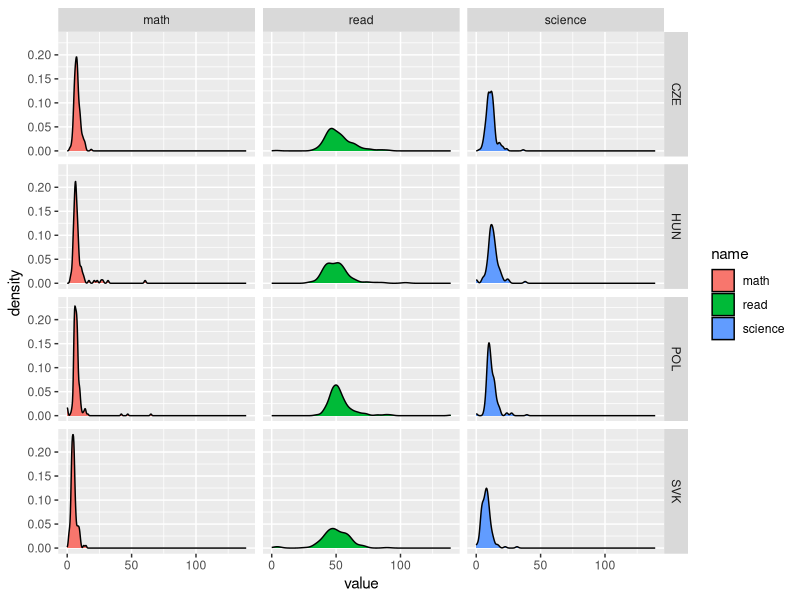
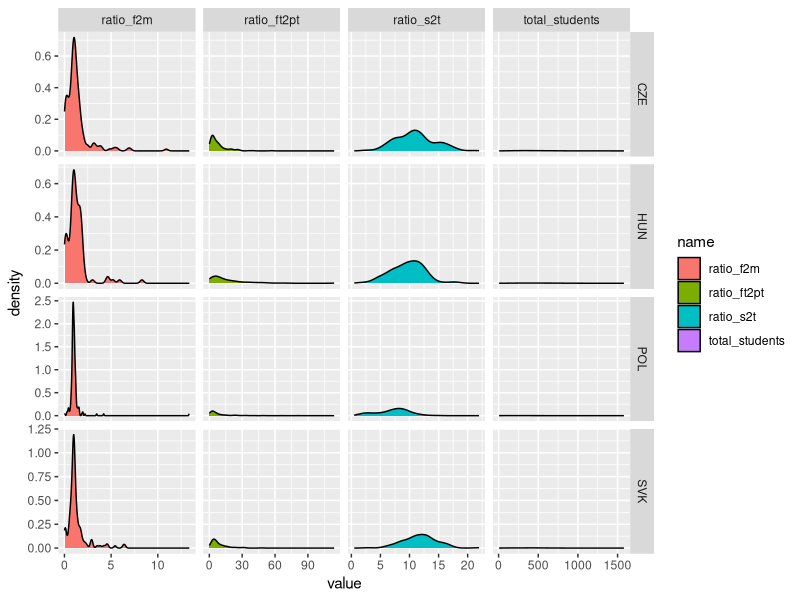

Write the R code that produced these figures, in order.
## ---- chunk 1

library(tidyverse)
library(kableExtra)

data <- read_csv("../../data_ready/data_ready.csv") %>% 
  # read_csv(file = "data_ready/data_ready.csv") %>% 
  mutate(
    across(
      everything(), 
      function(x){
        ifelse(is.infinite(x) == T, NA, x)
      }
    )
  ) %>% 
  na.omit() %>% 
  select(- ends_with("cog"))

## ---- chunk 2
data %>% 
  group_by(CNT) %>% 
  count() %>% 
  kableExtra::kable(format = "latex")

## ---- chunk 3

data %>% 
  select(-CNTSCHID) %>% 
  pivot_longer(2:25) %>% 
  group_by(CNT, name) %>% 
  summarise(
    mean = mean(value, na.rm = T),
    median = median(value, na.rm = T),
    min = min(value, na.rm = T),
    max = max(value, na.rm = T)
    ) %>% 
  ungroup() %>% 
  pivot_longer(mean:max, names_to = "metric", values_to = 'value') %>% 
  unite("speci", c("CNT", "metric")) %>% 
  pivot_wider(names_from = "speci", values_from = "value") %>% 
  kable(booktabs = T) %>% 
    add_header_above(
      c("Country"=1, "Czech Republic"=4, "Hungary"=4, "Poland"=4, "Slovak Republic"=4)
    ) %>% 
    kable_styling(
      latex_options = "scale_down"
    )
    


## ---- chunk 4

data %>% 
  select(
    CNT, 
    CNTSCHID, 
    starts_with('avg'),
    starts_with('med')
  ) %>% 
  pivot_longer(3:8) %>% 
  mutate(
    metric = name,
    name = str_remove_all(name, "avg_"),
    name = str_remove_all(name, "med_"),
    metric = str_remove_all(metric, "_math"),
    metric = str_remove_all(metric, "_read"),
    metric = str_remove_all(metric, "_science")
  ) %>% 
  filter(
    metric == "avg"
  ) %>% 
  ggplot()+
  geom_density(
    aes(
      x = value,
      fill = name
    )
  )+
  facet_grid(CNT~name)
  
 
## ---- chunk 5

data %>% 
  select(
    CNT,
    total_students,
    ratio_f2m, 
    ratio_s2t,
    ratio_ft2pt
  ) %>% 
  pivot_longer(2:5) %>% 
  ggplot() +
  geom_density(
    aes(
      x = value,
      fill = name
    )
  ) +
  facet_grid(CNT~name, scales = "free")
  
